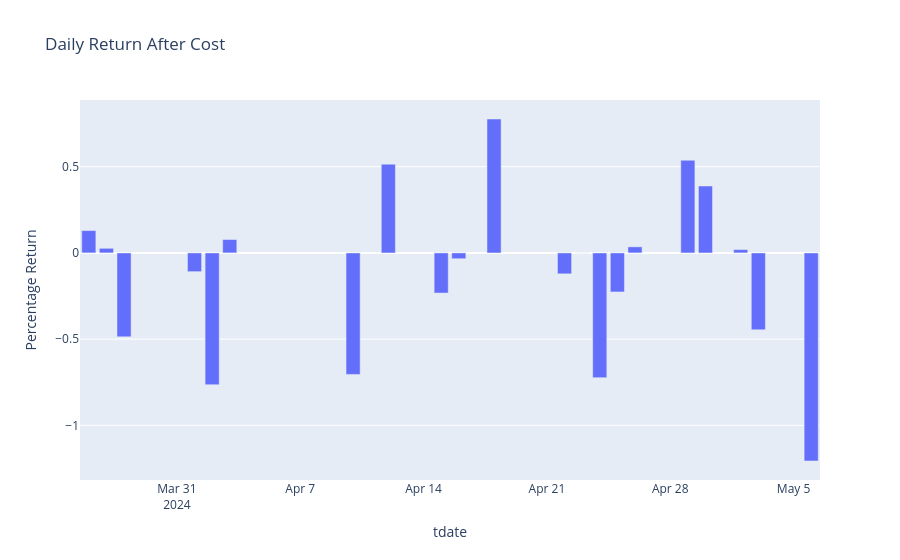

Notebook cell for this chart:
### Code cell
fig= px.bar(daily_return,daily_return.index, 'per_ret_ac',
             title = "Daily Return After Cost", labels ={"per_ret_ac":"Percentage Return"})
fig.show()

### Figure 1 — Plotly figure (JSON) as saved in the notebook; plotly's stock layout.template omitted (floating-point values rounded to 4 significant figures)
{"data": [{"alignmentgroup": "True", "hovertemplate": "tdate=%{x}<br>Percentage Return=%{y}<extra></extra>", "legendgroup": "", "marker": {"color": "#636efa", "pattern": {"shape": ""}}, "name": "", "offsetgroup": "", "orientation": "v", "showlegend": false, "textposition": "auto", "type": "bar", "x": ["2024-03-26", "2024-03-27", "2024-03-28", "2024-04-01", "2024-04-02", "2024-04-03", "2024-04-10", "2024-04-12", "2024-04-15", "2024-04-16", "2024-04-18", "2024-04-22", "2024-04-23", "2024-04-24", "2024-04-25", "2024-04-26", "2024-04-29", "2024-04-30", "2024-05-02", "2024-05-03", "2024-05-06"], "xaxis": "x", "y": [0.1295, 0.02665, -0.4868, -0.1087, -0.7643, 0.07741, -0.7046, 0.5147, -0.2327, -0.03375, 0.7765, -0.1214, -7.793e-05, -0.7232, -0.2265, 0.03532, 0.5373, 0.388, 0.01923, -0.4461, -1.207], "yaxis": "y"}], "layout": {"autosize": true, "barmode": "relative", "legend": {"tracegroupgap": 0}, "title": {"text": "Daily Return After Cost"}, "xaxis": {"anchor": "y", "autorange": true, "domain": [0, 1], "range": ["2024-03-25 12:00", "2024-05-06 12:00"], "title": {"text": "tdate"}, "type": "date"}, "yaxis": {"anchor": "x", "autorange": true, "domain": [0, 1], "range": [-1.317, 0.8866], "title": {"text": "Percentage Return"}, "type": "linear"}}}
